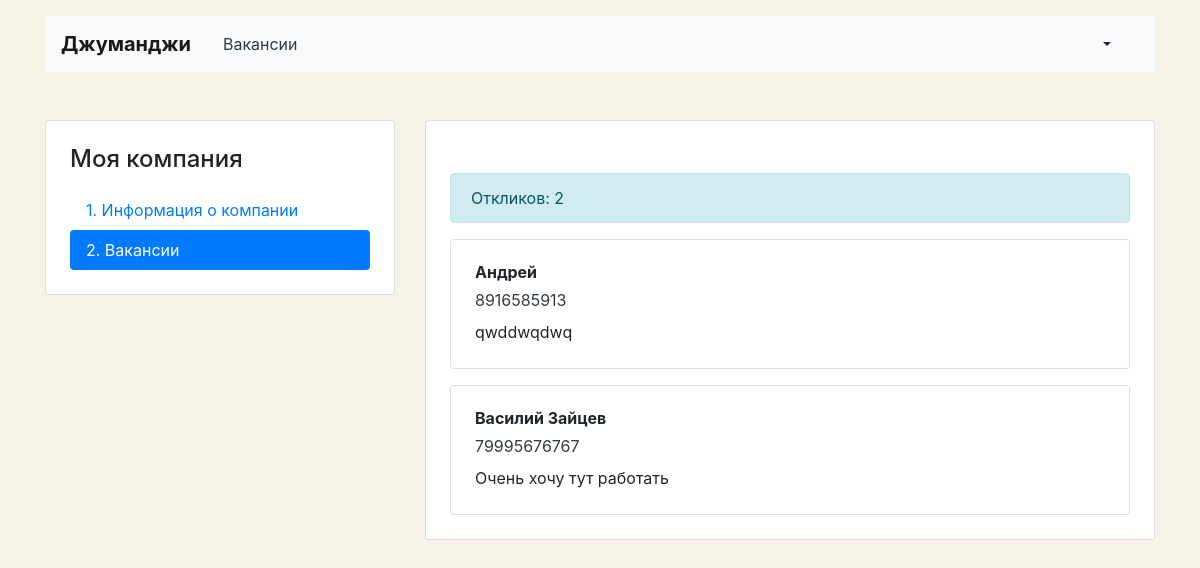
Screenshot of /mycompany/vacancies/6/applications (signed in) with the database file from the repository.
### vacancies/models.py (models this page shows, shortened)
class Vacancy(models.Model):
    title = models.CharField(max_length=60)
    specialty = models.ForeignKey(
        Specialty,
        on_delete=models.CASCADE,
        related_name='vacancies'
    )
    company = models.ForeignKey(
        Company,
        on_delete=models.CASCADE,
        related_name='vacancies'
    )
    skills = models.CharField(max_length=60)
    text = models.TextField()
    salary_min = models.IntegerField()
    salary_max = models.IntegerField()
    published_at = models.DateTimeField(auto_now_add=True)
    class Meta:
        verbose_name = 'Вакансии'  # used to display custom name in admin panel. Automaticly add 's' to the end
        verbose_name_plural = 'Вакансии'  # for multy-word
        ordering = ['-published_at']

class Application(models.Model):
    written_username = models.CharField(max_length=120)
    written_phone = models.IntegerField()
    written_cover_letter = models.TextField()
    user = models.ForeignKey(
        User,
        on_delete=models.SET_NULL,
        related_name='applications',
        null=True
    )
    vacancy = models.ForeignKey(
        Vacancy,
        on_delete=models.SET_NULL,
        null=True,
        related_name='applications'
    )

### vacancies/views.py (the view)
# urls.py: path('mycompany/vacancies/<int:pk>/applications', vacancies_views.ApplicationsView.as_view(), name='applications'),
class ApplicationsView(ListView):
    template_name = 'vacancies/week4/applications.html'
    context_object_name = 'applications'
    vacancy = None
    def get_queryset(self):
        self.vacancy = get_object_or_404(models.Vacancy, pk=self.kwargs['pk'])
        if self.vacancy.company.owner != self.request.user:  # как итерироваться если у юзера будет много компаний
            raise Http404('Пользователь не владеет этой компанией')
        return self.vacancy.applications.all()

### vacancies/templatetags/tags.py (called while the page is built)
@register.simple_tag(takes_context=True)
def active(context, pattern_or_urlname):
    try:
        pattern = '^' + reverse(pattern_or_urlname) + '$'
    except NoReverseMatch:
        pattern = pattern_or_urlname
    path = context['request'].path
    print(pattern, path)
    if re.search(pattern, path):
        return 'active'
    return ''

### vacancies/templates/vacancies/week4/applications.html
{% extends 'vacancies/week4/Base_account.html' %}
{% block content %}
    <main class="container mt-3 pb-5">
        <div class="row mt-5">
            {% include 'vacancies/week4/Left_menu.html' %}
            <div class="col-12 col-lg-8">
                <div class="card">
                    <div class="card-body px-4 pb-4 tab-content">
                        <section>
                            <h2 class="h4 pt-2 pb-3"></h2>
                                <p class="alert alert-info" role="alert">Откликов: {{ applications.count }}</p>
                                {% for application in applications %}
                                <div class="card mt-3">
                                    <div class="card-body px-4">
                                        <p class="mb-1 font-weight-bold">{{ application.written_username }}</p>
                                        <p class="mb-2"><a href="tel:+79002842324" class="text-dark">{{ application.written_phone }}</a></p>
                                        <p class="mb-1">{{ application.written_cover_letter }}</p>
                                    </div>
                                </div>
                                {% endfor %}
                        </section>
                    </div>
                </div>
            </div>
        </div>
    </main>
{% endblock %}

### vacancies/templates/vacancies/week4/Base_account.html (style rules this page uses)
body { background-color: #F6F2E6; }

### rows the page displays
Vacancy: count "2"
Application: written_username "Андрей", written_phone "8916585913", written_cover_letter "qwddwqdwq"
Application: written_username "Василий Зайцев", written_phone "79995676767", written_cover_letter "Очень хочу тут работать"
